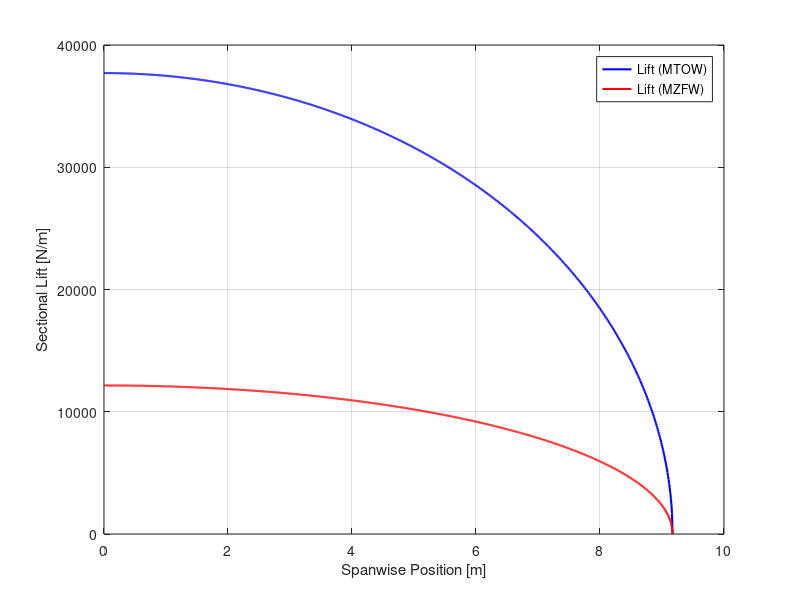
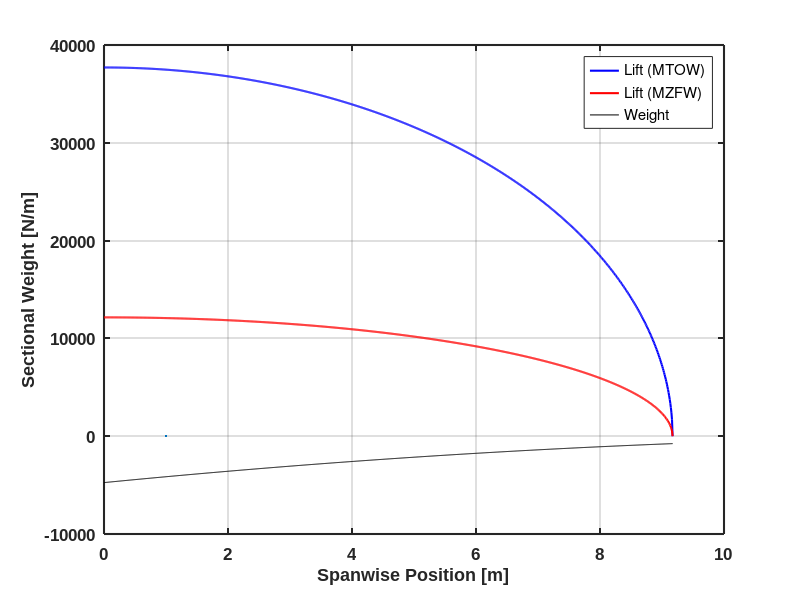
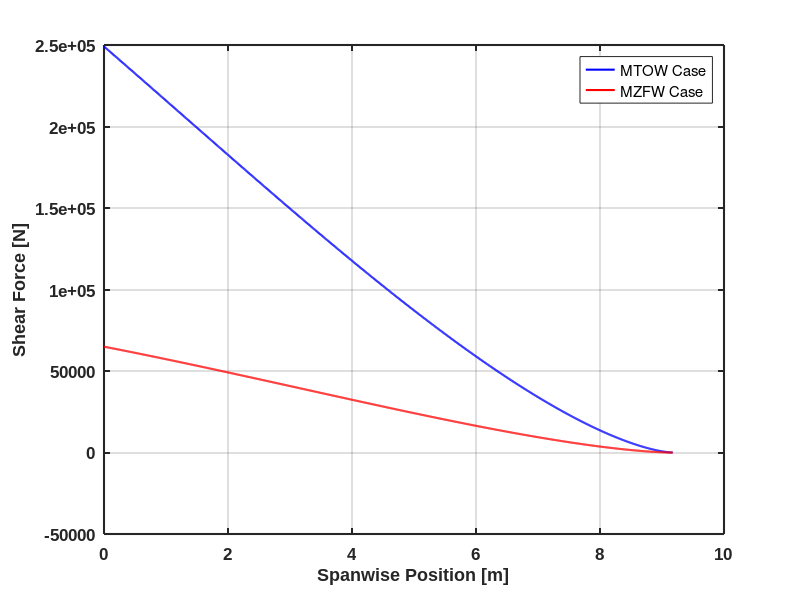
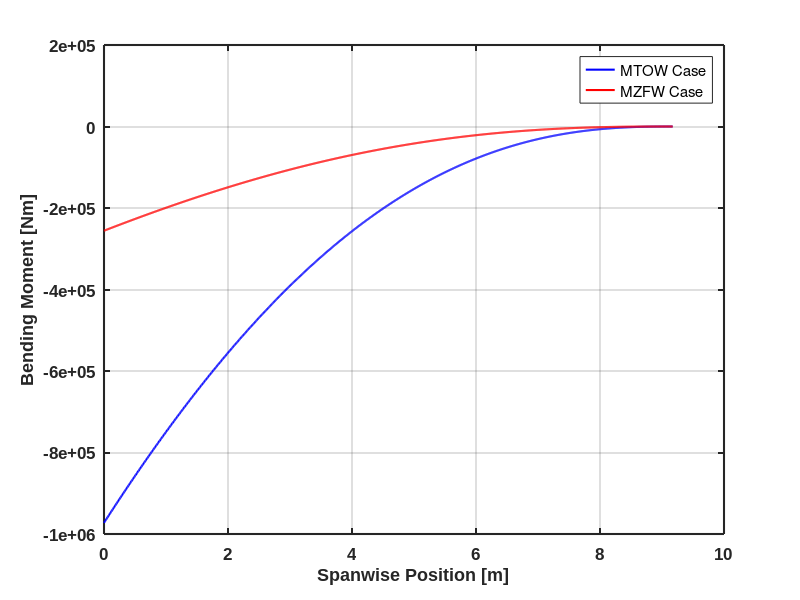

MATLAB code for these plots, in order:
clear
clc
bluez=[0 0 1];
redz=[1 0 0];
greenz=[0 0.75 0];
lilaz=[0.75 0 0.75];
orangz=[1 0.5 0];
colorz={bluez, redz, greenz, orangz, lilaz};

n=1000; % Number of discretisations you want
%% Getting geometries
S_ref = 482;

% Horizontal stabiliser planform dimensions:
S=58; % Reference area in m^2
AR=5.8; % Aspect ratio
lambda=0.4; % Taper ratio
bperp=sqrt(AR*S); % Span (perpendicular to fuselage)
sweep=35.155; % Flexural axis sweep angle of horizontal stabiliser (in degrees)
b=bperp/cosd(sweep); % Length of wing
s=bperp/2; % Semispan of wing
yspan = linspace(0,bperp/2,1000);% Getting spanwise points from root to tip
yroot=0; % Spanwise position at root
ytip=b/2; % Spanwise position at tip (=semispan)
save('yspan_htail', 'yspan')
% Getting distances of wing+h.stab ac and cg of aircraft (in m):
xcg=36;
xcg_zf = 35.6;
xw=35.3;
% Getting chord distribution:
croot=(2*S)/(bperp*(1+lambda)); % Chord at root (in m)
ctip=lambda*croot; % Tip chord in m
c=((ctip-croot)/s).*yspan + croot;
xh=56; % Assuming ac is at 1/4 chord point


%% Getting total lift of horizontal stabilisers

% Idea is that lift from h.stab needs to balance moment from lift of wing
% about CG of aircraft - assume that all lift to balance weight comes from
% the wing and the lift from the h.stab only exists when considering
% moments

% Getting lift from wings:
g=9.81; % Gravitational acceleration
ULF=3.75; % Ultimate load factor (n=1.5*2.5=3.75)
MTOW=353000*g; % MTOW in N
MZFW = 162976*g; %MZFW
Lw=ULF*MTOW; % Lift from wings in N
Lw_zf = ULF*MZFW;

% Getting moment (lever) arms:
leverw=xcg-xw; % Moment arm of wing
leverh=xh-xcg; % Moment arm of horizontal stabiliser

leverw_zf=xcg_zf-xw; % Moment arm of wing
leverh_zf=xh-xcg_zf; % Moment arm of horizontal stabiliser

VD=214.06; % Dive speed (m/s, IAS)
VA = 171.25;
Cm0=-0.131; % Zero lift pitching moment coefficient
M0w=0.5*1.225*VD^2*S_ref*Cm0; % Zero lift pitching moment from wings
M0w_A=0.5*1.225*VA^2*S_ref*Cm0;
% Using moment balance about aircraft CG to find lift from h.stab:
Lh=(Lw*leverw-M0w)/leverh; % Lift of horizontal stabiliser in N
Lh_zf=(Lw_zf*leverw_zf-M0w)/leverh_zf; % Lift of horizontal stabiliser in N

%% Getting lift distribution of horizontal stabiliser

% SINCE SYMMETRICAL, ONLY NEED TO CONSIDER ONE WING:
Lh2=0.5*Lh; % Lift of one horizontal stabiliser in N
Lh2_zf=0.5*Lh_zf;
%s=b/2; % Semispan of horizontal stabilisers

% Assuming elliptical distribution: total lift of one horizontal stabiliser
% is 1/4 of an ellipse so use 1/4 of area of an ellipse and the semi-span
% to find sectional lift at the root:
LSecMax=(4*Lh2)/(pi*s); % in N
LSecMax_zf=(4*Lh2_zf)/(pi*s);

LSec=sqrt((LSecMax^2)*(1-(yspan.^2/s^2))); % Sectional lift at each spanwise point (from equation of an ellipse)
LSec_zf=sqrt((LSecMax_zf^2)*(1-(yspan.^2/s^2)));

%LSec =  LSec_zf;
% Plotting lift distribution
figure
box on
set(findobj(gcf,'type','axes'),'FontName','Arial','FontSize',12,'FontWeight','Bold', 'LineWidth', 1.5);

plot(yspan,LSec,'-b','LineWidth',1.5)
hold on
plot(yspan,LSec_zf,'-r','LineWidth',1.5)
xlabel('Spanwise Position [m]')
ylabel('Sectional Lift [N/m]')
legend('Lift (MTOW)','Lift (MZFW)')
grid on

hold off

lift=trapz(yspan,LSec)
lift2=trapz(yspan,LSec_zf)

%INERTIA
%% Getting inertial load distribution of horizontal stabiliser - LINEAR

% Assume sectional weight varies proportionally to area i.e. chord - will
% give a trapezoidal weight distribution - area of this distribution must
% equal total weight

W=ULF*0.5*1230*g; % Weight of one horizontal stabiliser in N*****

semispan = bperp/2;
S1 = 6.96;
S2 = S1*(lambda)^2;
WingBox_Volume = 1/3*(S1+S2+(S1*S2)^(1/2))*semispan;

Area_Span = (S1*(lambda^2-2*lambda+1))*(yspan./semispan).^2 + (S1*(-2+2*lambda)).*(yspan./semispan) + S1;
WingW_Span = ((W)/WingBox_Volume).*Area_Span;
wSec = WingW_Span;
wSecMax=(2*W)/(s*(ctip/croot + 1))
wSecMin=(ctip/croot)*wSecMax
% % Plotting weight distribution
% figure
% box on
% set(findobj(gcf,'type','axes'),'FontName','Arial','FontSize',12,'FontWeight','Bold','LineWidth', 1.5);
% hold on
% grid on
% plot(yspan,WingW_Span,'r--',LineWidth=1.5)
% xlabel('Spanwise Position [m]')
% ylabel('Sectional Weight [N/m]')
% 
% hold off


figure
box on
set(findobj(gcf,'type','axes'),'FontName','Arial','FontSize',12,'FontWeight','Bold','LineWidth', 1.5);

hold on
plot(yspan,LSec,'-b','LineWidth',1.5)
plot(yspan,LSec_zf,'-r','LineWidth',1.5)
plot(yspan,-WingW_Span,'-k',LineWidth=1.5)
xlabel('Spanwise Position [m]')
ylabel('Sectional Weight [N/m]')
grid on
legend('Lift (MTOW)','Lift (MZFW)','Weight')
%legend('Lift (MTOW)','Weight')
hold off


%% Getting shear force distribution of horizontal stabiliser

% Finding the length of segments dy
dy=yspan(2);

% Taking h.stab as a cantilever beam and taking cut to find shear force (in N/m):
for z=1:length(yspan) % z is spanwise coordinate but starting at the tip
    Shear(z) = dy*sum(LSec(length(LSec)-z+1:length(LSec))) - dy*sum(wSec(length(wSec)-z+1:length(wSec)));
    Shear_zf(z) = dy*sum(LSec_zf(length(LSec_zf)-z+1:length(LSec_zf))) - dy*sum(wSec(length(wSec)-z+1:length(wSec)));
end

% Flipping Shear to a coordinate system which starts from the root
Shear2=flip(Shear);
Shear2_zf=flip(Shear_zf);

% Plotting shear force distribution
figure
box on
set(findobj(gcf,'type','axes'),'FontName','Arial','FontSize',12,'FontWeight','Bold', 'LineWidth', 1.5);
hold on
plot(yspan,Shear2,'-b','LineWidth',1.5)
plot(yspan,Shear2_zf,'-r','LineWidth',1.5)

xlabel('Spanwise Position [m]')
ylabel('Shear Force [N]')
% legend('Load case 1 (MTOW)','Load Case 1 (MZFW)')
legend('MTOW Case','MZFW Case')
grid on
%ylim([0,10000]);
hold off


%% Save shear force distributions to a MAT file
save('shear_force_htail.mat','Shear2','Shear2_zf','yspan')



%% Getting bending moment distribution of horizontal stabiliser - LINEAR

% Cantilever beam analysis but convert lift and weight distributions into
% point forces at centroids of 1/4 ellipse and trapezium respectively

for i=1:length(yspan) % Spanwise coordinate starting from tip
    BeamLift = dy*sum(LSec(length(LSec)-i+1:length(LSec))); % Finding total lift up to section currently considering
    BeamLift_zf = dy*sum(LSec_zf(length(LSec_zf)-i+1:length(LSec_zf)));
    BeamWeight = dy*sum(wSec(length(wSec)-i+1:length(wSec))); % Finding total weight up to section currently considering
    currentw = wSec(length(wSec)-i+1); % Finding sectional weight at the cut (needed for finding centroid of trapezium so it finds its way into moment equation)
    % Moment due to lift:
    MLift=(4/(3*pi))*BeamLift*(yspan(length(yspan))-yspan(length(yspan)-i+1));
    MLift_zf=(4/(3*pi))*BeamLift_zf*(yspan(length(yspan))-yspan(length(yspan)-i+1));
    % Moment due to weight:
    MWeight=((2*wSecMin+currentw)/(3*(wSecMin +currentw)))*BeamWeight*(yspan(length(yspan))-yspan(length(yspan)-i+1));
    % Bending Moment:
    BM(i)=MWeight - MLift;
    BM_zf(i)=MWeight - MLift_zf;
end

% Flipping BM to a coordinate system which starts from the root:
BM2=flip(BM);
% BM2=abs(BM2);

BM2_zf=flip(BM_zf);
% BM2_zf=abs(BM2_zf);

% Plotting bending moment distribution
figure
box on
set(findobj(gcf,'type','axes'),'FontName','Arial','FontSize',12,'FontWeight','Bold', 'LineWidth', 1.5);
hold on
grid on
plot(yspan,BM2,'-b','LineWidth',1.5)
plot(yspan,BM2_zf,'-r','LineWidth',1.5)
xlabel('Spanwise Position [m]')
ylabel('Bending Moment [Nm]')
legend('MTOW Case','MZFW Case')
hold off

save("bm_htail", "BM2_zf")

%% Getting torque distribution of horizontal stabiliser

% T=La + nWb - M0, M0=0 for horizontal stabilisers since symmetrical airfoil

% Assumptions for location of aerodynamic centre, CG etc. - kept as
% variables so we can change later if we want/need to:
% AS A FRACTION OF CHORD LENGTH:
AC=0.25; % Aerodynamic centre
FA=0.45; % Flexural analysis
CG=0.391809984147464; % CG

% Finding torque distribution:
for i=1:length(yspan)
    SectionLiftMoment(i)=LSec(length(LSec)-i+1)*((FA-AC)*c(length(c)-i+1)); % Finding contribution of lift to torque of section
    SectionLiftMoment_zf(i)=LSec_zf(length(LSec)-i+1)*((FA-AC)*c(length(c)-i+1));
    SectionWeightMoment(i)=wSec(length(wSec)-i+1)*((CG-FA)*c(length(c)-i+1)); % Finding contribution of weight to torque of section
    TorqueSec(i)=SectionLiftMoment(i)+SectionWeightMoment(i); % Finding sectional torque
    Torque(i)= dy*sum(TorqueSec(length(TorqueSec)-i+1:length(TorqueSec))); % Finding torque at each section
    TorqueSec_zf(i)=SectionLiftMoment_zf(i)+SectionWeightMoment(i); % Finding sectional torque
    Torque_zf(i)= dy*sum(TorqueSec_zf(length(TorqueSec_zf)-i+1:length(TorqueSec_zf))); % Finding torque at each section
end

% Flipping to a coordinate system which starts from the root:
Torque2=flip(Torque);
Torque2_zf=flip(Torque_zf);

% Plotting torque distribution:
figure
box on
set(findobj(gcf,'type','axes'),'FontName','Arial','FontSize',12,'FontWeight','Bold', 'LineWidth', 1.5);
hold on
grid on
plot(yspan,Torque2,'-b','LineWidth',1.5)
plot(yspan,Torque2_zf,'-r','LineWidth',1.5)
xlabel('Spanwise Position [m]')
ylabel('Torque [Nm]')
ylim([0,200000])
xlim([0,10])
legend('MTOW Case','MZFW Case')
hold off

torqueData = Torque2;
save("torque_htail", "torqueData")
